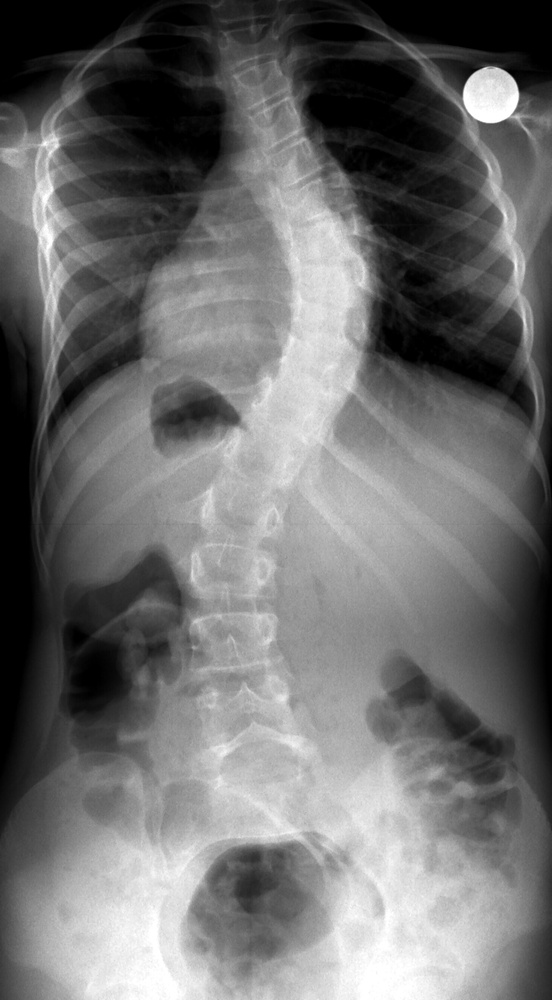
#> input picture ex4.jpg, 552 x 1000 px, shrunk from 758 x 1373 before the run
$ python pre_proyecto_sobel.py   (older library calls are emulated)
#> lines starting #> are read from the running program, lines starting #| are printed output that depends on the picture; after the words box and inside, x2 and y2 are one past the last pixel; in counts of white or black regions, pixels touching at a corner belong together
'''
FILLING AN IMAGE OF:
- FILLING AN IMAGE
- GRAY
- EROSION
- THRESHOLDING (150,200)
- SOBEL
- SKELETONIZE

'''
import scipy.ndimage.morphology as morp
import numpy as np
import cv2
import imutils
import matplotlib.pyplot as plt


def skeletonize(img):

    struct = np.array([[[[0, 0, 0], [0, 1, 0], [1, 1, 1]],
                        [[1, 1, 1], [0, 0, 0], [0, 0, 0]]],

                       [[[0, 0, 0], [1, 1, 0], [0, 1, 0]],
                        [[0, 1, 1], [0, 0, 1], [0, 0, 0]]],

                       [[[0, 0, 1], [0, 1, 1], [0, 0, 1]],
                           [[1, 0, 0], [1, 0, 0], [1, 0, 0]]],

                       [[[0, 0, 0], [0, 1, 1], [0, 1, 0]],
                           [[1, 1, 0], [1, 0, 0], [0, 0, 0]]],

                       [[[1, 1, 1], [0, 1, 0], [0, 0, 0]],
                           [[0, 0, 0], [0, 0, 0], [1, 1, 1]]],

                       [[[0, 1, 0], [0, 1, 1], [0, 0, 0]],
                           [[0, 0, 0], [1, 0, 0], [1, 1, 0]]],

                       [[[1, 0, 0], [1, 1, 0], [1, 0, 0]],
                           [[0, 0, 1], [0, 0, 1], [0, 0, 1]]],

                       [[[0, 1, 0], [1, 1, 0], [0, 0, 0]],
                           [[0, 0, 0], [0, 0, 1], [0, 1, 1]]]])

    img = img.copy()
    last = ()
    while np.any(img != last):
        last = img
        for s in struct:
            img = np.logical_and(img, np.logical_not(
                morp.binary_hit_or_miss(img, *s)))
    return img


img = cv2.imread('ex4.jpg')
#> img is the input picture: shape (1000, 552, 3); min 0, max 255, mean 110
dimensions = img.shape
#> dimensions = (1000, 552, 3)

# height, width, number of channels in image
height = img.shape[0]
#> height = 1000
width = img.shape[1]
#> width = 552
qua = int(width/10)
#> qua = 55
qua2 = int(qua*3)
#> qua2 = 165
qua7 = int(qua*7)
#> qua7 = 385
img[0:height, 0:qua2] = [0]
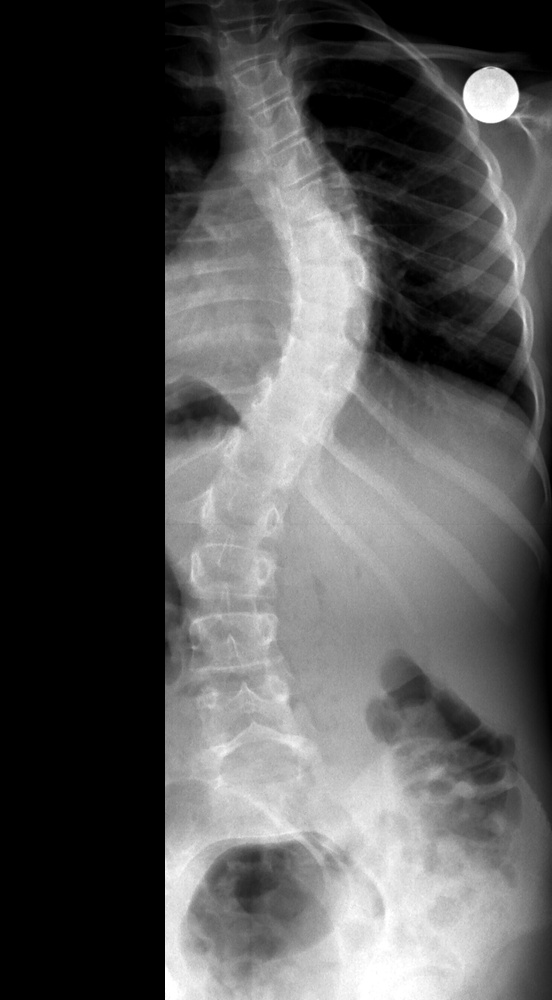
#> img: shape (1000, 552, 3); min 0, max 255, mean 84.8
img[0:height, qua7:width] = [0]
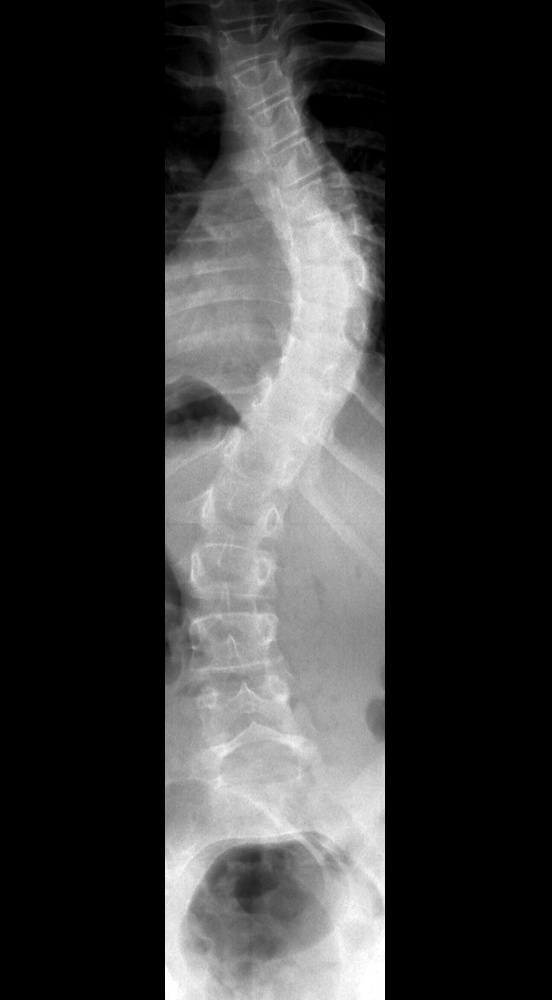
#> img: shape (1000, 552, 3); min 0, max 255, mean 56.3

kernel = np.ones((5, 5), np.uint8)
gray = cv2.cvtColor(img, cv2.COLOR_BGR2GRAY)
erosion = cv2.erode(gray, kernel, iterations=2)
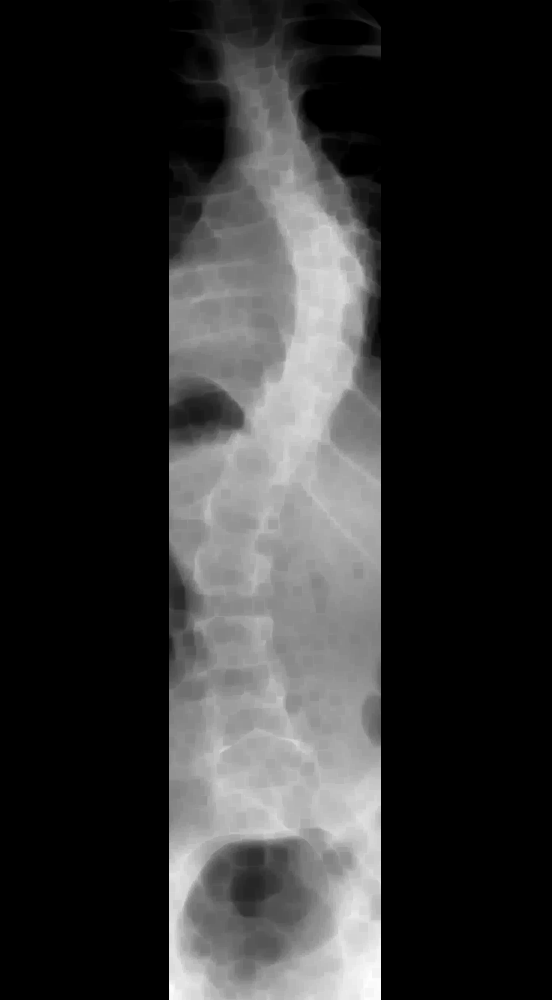
#> erosion: shape (1000, 552); min 0, max 254, mean 49

thresh = cv2.threshold(gray, 150, 200, cv2.THRESH_BINARY)[1]
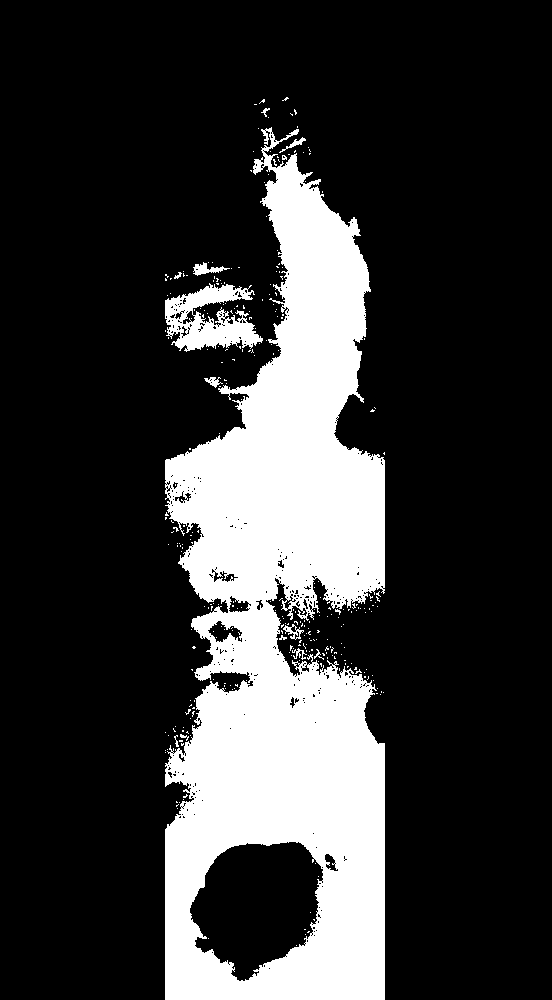
#> thresh: shape (1000, 552); values 0 (black) and 200 (white), 21.5% white; 305 white regions (292 under 20 px), largest, box (x1, y1, x2, y2) and area: (165, 127, 385, 1000) 113609, (165, 283, 263, 352) 3620, (193, 262, 230, 276) 215
img_gaussian = cv2.GaussianBlur(thresh, (3, 3), 0)
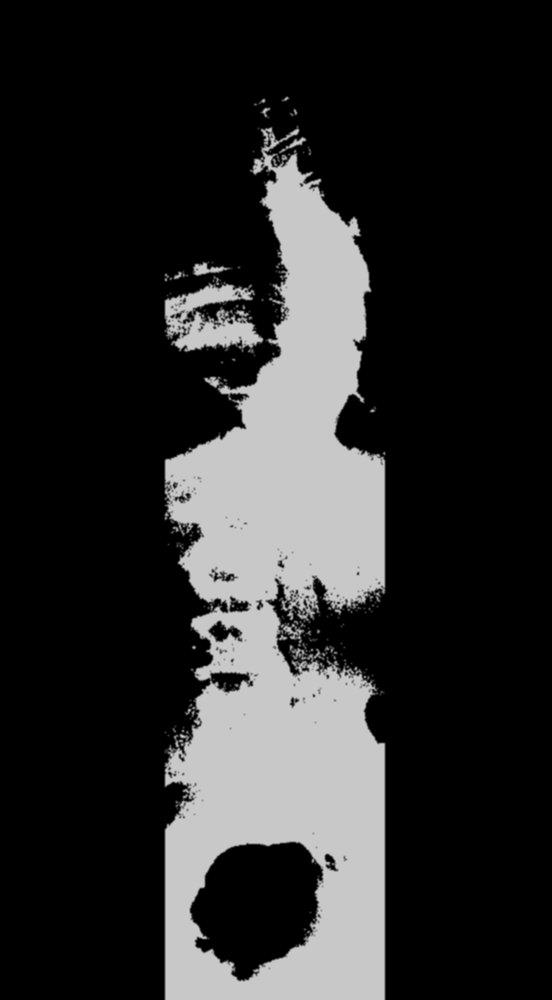
#> img_gaussian: shape (1000, 552); min 0, max 200, mean 43.1
kernelx = np.array([[1, 1, 1], [0, 0, 0], [-1, -1, -1]])
kernely = np.array([[-1, 0, 1], [-1, 0, 1], [-1, 0, 1]])
img = cv2.Sobel(img_gaussian, cv2.CV_8U, 1, 0, ksize=5)
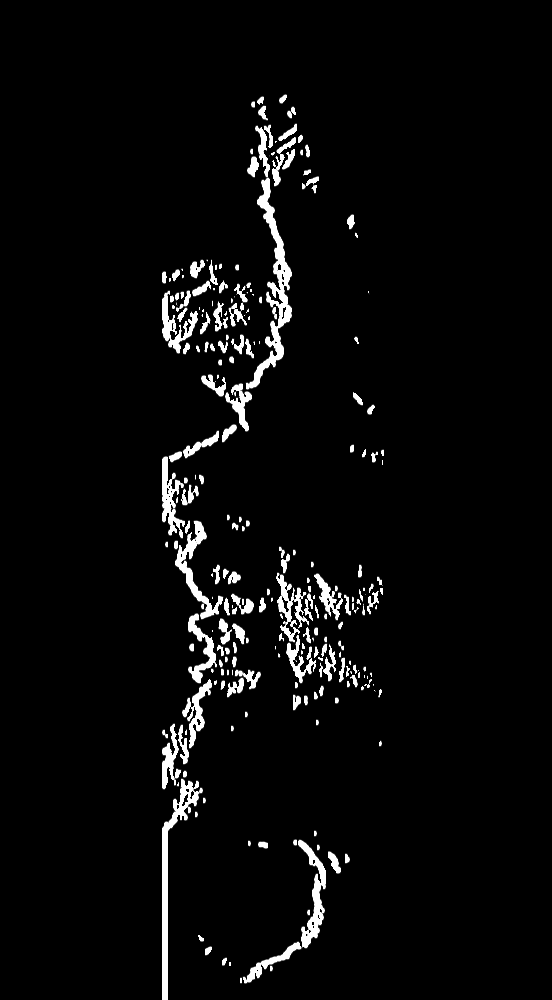
#> img: shape (1000, 552); min 0, max 255, mean 9.8


'''
img_sobelx = cv2.Sobel(img_gaussian, cv2.CV_8U, 1, 0, ksize=5)
img_sobely = cv2.Sobel(img_gaussian, cv2.CV_8U, 0, 1, ksize=5)
img_sobel = img_sobelx + img_sobely
'''


ret, img = cv2.threshold(img, 172, 255, 0)
#> img: shape (1000, 552); 3.7% white; 247 white regions (125 under 20 px), largest, box (x1, y1, x2, y2) and area: (246, 178, 292, 389) 2128, (162, 779, 203, 1000) 1665, (298, 840, 326, 948) 1015
#> (the run stopped early here; a loop or call above may not have finished)

$ run again, with ex0.jpg copied over ex4.jpg
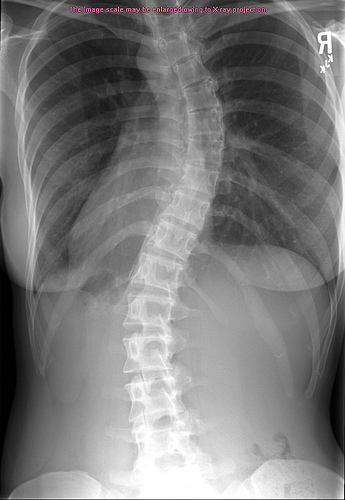
#> input picture ex0.jpg, 345 x 500 px
#> img is the input picture: shape (500, 345, 3); mean B, G, R 123.3, 123.2, 123.5
#> `thresh = cv2.threshold(gray, 150, 200, cv2.THRESH_BINARY)[1]`:
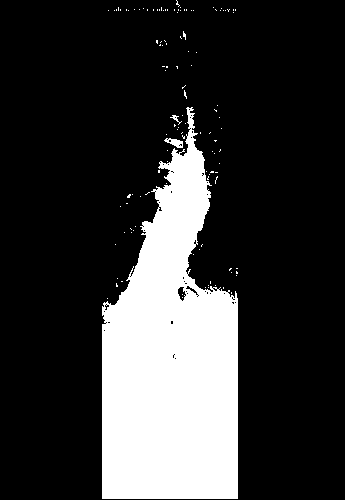
#> thresh: shape (500, 345); values 0 (black) and 200 (white), 20.7% white; 120 white regions (117 under 20 px), largest, box (x1, y1, x2, y2) and area: (102, 107, 238, 499) 35273, (164, 138, 183, 148) 103, (170, 115, 182, 125) 33
#> `ret, img = cv2.threshold(img, 172, 255, 0)`:
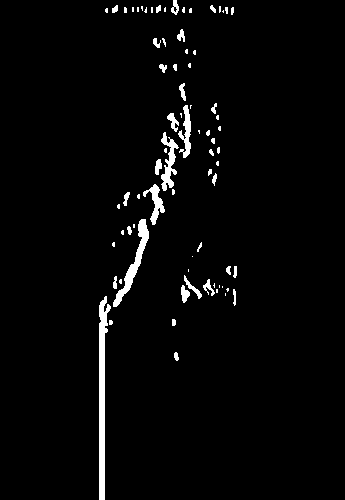
#> img: shape (500, 345); 2.8% white; 76 white regions (42 under 20 px), largest, box (x1, y1, x2, y2) and area: (99, 296, 111, 500) 1271, (113, 219, 149, 307) 689, (161, 132, 179, 191) 453

$ run again, with ex1.jpg copied over ex4.jpg
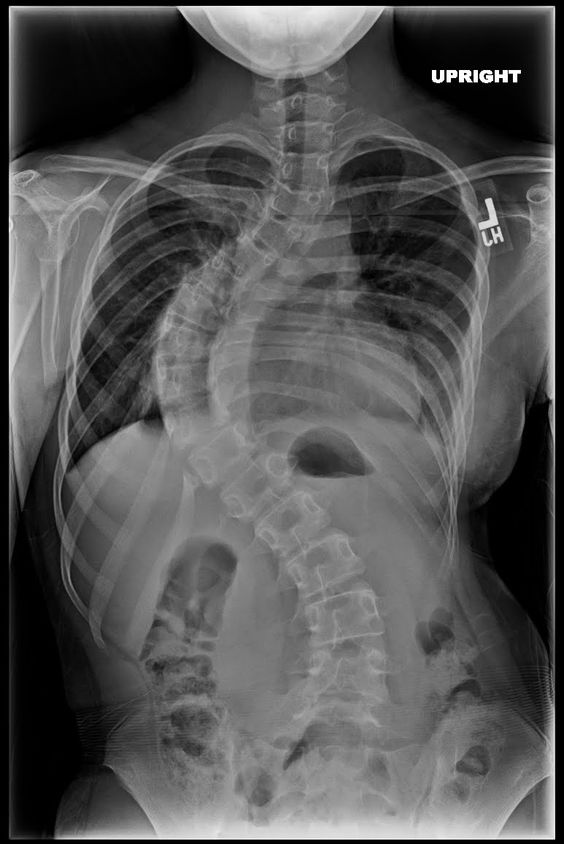
#> input picture ex1.jpg, 564 x 844 px
#> img is the input picture: shape (844, 564, 3); min 0, max 255, mean 84.7
#> `thresh = cv2.threshold(gray, 150, 200, cv2.THRESH_BINARY)[1]`:
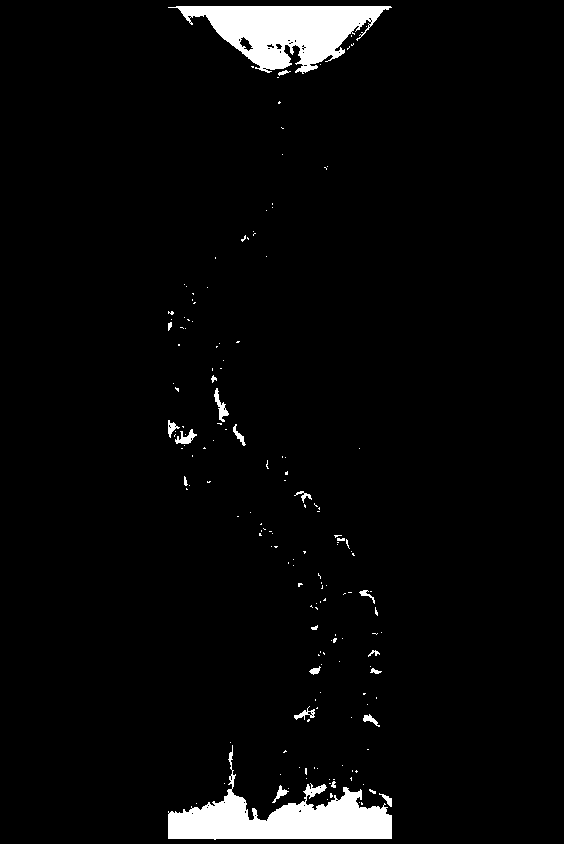
#> thresh: shape (844, 564); values 0 (black) and 200 (white), 3.7% white; 168 white regions (146 under 20 px), largest, box (x1, y1, x2, y2) and area: (168, 6, 392, 74) 7900, (168, 745, 392, 840) 7887, (214, 388, 229, 422) 182
#> `img = cv2.Sobel(img_gaussian, cv2.CV_8U, 1, 0, ksize=5)`:
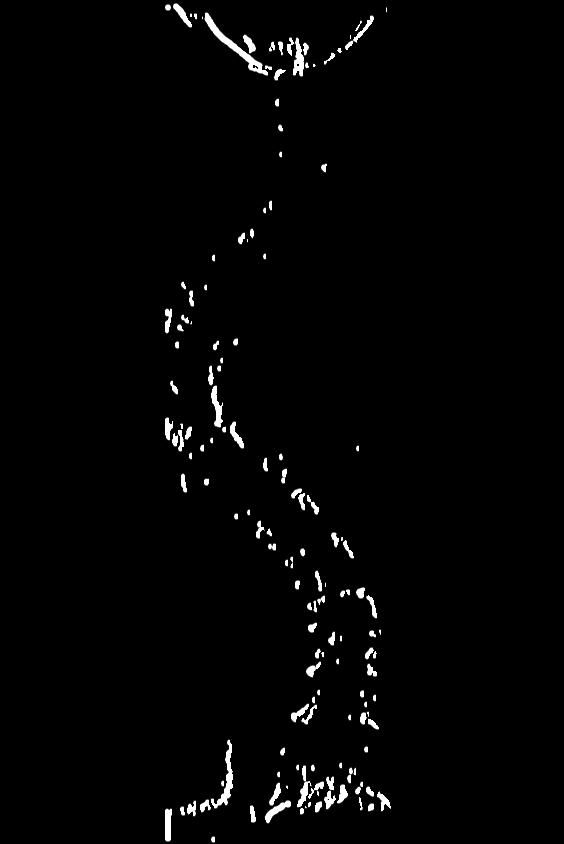
#> img: shape (844, 564); min 0, max 255, mean 4.2

$ run again, with ex11.jpg copied over ex4.jpg
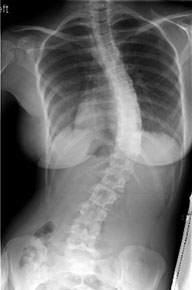
#> input picture ex11.jpg, 192 x 290 px
#> img is the input picture: shape (290, 192, 3); min 0, max 255, mean 111.7
#> `thresh = cv2.threshold(gray, 150, 200, cv2.THRESH_BINARY)[1]`:
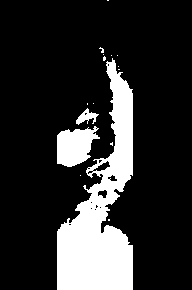
#> thresh: shape (290, 192); values 0 (black) and 200 (white), 17.9% white; 16 white regions (13 under 20 px), largest, box (x1, y1, x2, y2) and area: (57, 58, 133, 290) 8520, (57, 126, 100, 167) 1196, (76, 108, 99, 125) 174
#> `ret, img = cv2.threshold(img, 172, 255, 0)`:
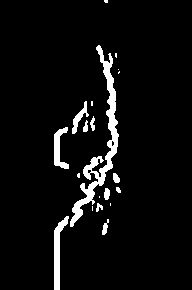
#> img: shape (290, 192); 5.3% white; 20 white regions (9 under 20 px), largest, box (x1, y1, x2, y2) and area: (70, 45, 119, 227) 1637, (54, 216, 69, 290) 459, (54, 127, 69, 169) 302
